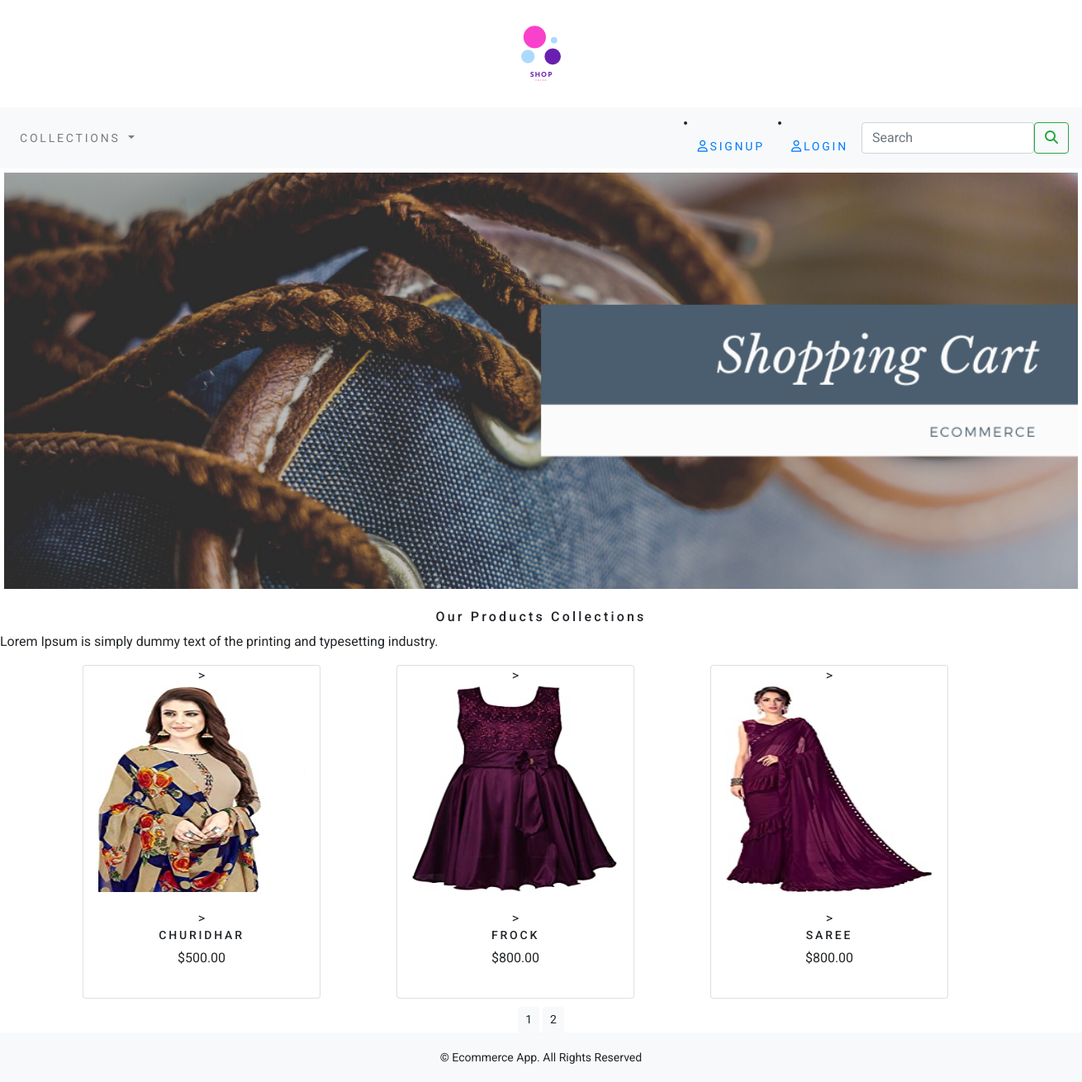
The page / on the database its author committed.
### ecommerceapp/models.py (models this page shows, shortened)
class Product(models.Model):
    name=models.CharField(max_length=250,unique=True)
    slug = models.SlugField(max_length=250, unique=True)
    desc = models.TextField(blank=True)
    image = models.ImageField(upload_to='product', blank=True)
    category=models.ForeignKey(Category,on_delete=models.CASCADE)
    price=models.DecimalField(max_digits=10,decimal_places=2)
    stock=models.IntegerField()
    available=models.BooleanField(default=True)
    created=models.DateTimeField(auto_now=True)
    updated=models.DateTimeField(auto_now=True)
    class Meta:
        ordering = ('name',)
        verbose_name = 'product',
        verbose_name_plural = 'products'
    def get_url(self):
        return reverse("ecommerceapp:ProdCatDetail",args=[self.category.slug,self.slug])

### ecommerceapp/views.py (the view)
# urls.py: path('',views.allProdCat,name='allProdCat'),
def allProdCat(request,c_slug=None):
    c_page=None
    products_list=None
    if c_slug!=None:
        c_page=get_object_or_404(Category,slug=c_slug)
        products_list=Product.objects.filter(category=c_page,available=True)
    else:
        products_list=Product.objects.all().filter(available=True)
    paginator=Paginator(products_list,3)
    try:
        page=int(request.GET.get('page','1'))
    except:
         page=1
    try:
        products=paginator.page(page)
    except(EmptyPage,InvalidPage):
         products=paginator.page(paginator.num_pages)
    return render(request,'category.html',{'category':c_page,'products':products})

### cart/context_processors.py (called while the page is built)
def counter(request):
    item_count=0
    if 'admin' in request.path:
        return  {}
    else:
        try:
            cart=Cart.objects.filter(cart_id=_cart_id(request))
            cart_items=CartItem.objects.all().filter(cart=cart[:1])
            for cart_item in cart_items:
                item_count +=cart_item.quantity
        except Cart.DoesNotExist:
            item_count=0
        return dict(item_count=item_count)

### cart/views.py (called while the page is built)
def _cart_id(request):
    cart=request.session.session_key
    if not cart:
        cart=request.session.create()
    return cart

### ecommerceapp/context_processors.py (called while the page is built)
def menu_links(request):
    links=Category.objects.all()
    return dict(links=links)

### ecommerceapp/models.py (called while the page is built)
    def get_url(self):
        return reverse("ecommerceapp:products_by_category",args=[self.slug])

### templates/category.html (shortened to what this page needs)
{% extends 'base.html' %}
{% load static %}
{% block content %}
<div class="mx-auto">
        {% if category %}
            <img class="my_image" src="{{category.image.url}}" alt="{{category.name}}">
</div><br>
<div>
    <h1 class="text-center my_title">{{category.name}}</h1>
    <p class="text-justify">{{category.desc}}</p>
</div>
{% else %}
<div>
    <center><img class="my_image my_image_padding" src="{% static 'img/banner.png' %}" style="width:1300px;" alt=""></center>
</div>
<br>
<div>
    <h1 class="text-center my_title">Our Products Collections</h1>
    <p class="text-justify">Lorem Ipsum is simply dummy text of the printing and typesetting industry. </p>
</div>
{% endif %}
<div class="container">
    <div class="row max-auto">
        {% for product in products.object_list %}
        <div class="my_bottom_margin col-9 col-sm-12 col-md-4 col-lg-4">
            <div class="card text-center" style="width:18rem;">>
                <a href="{{product.get_url}}"><img class="card-img-top my_image" src="{{product.image.url}}" alt="{{product.name}}" style="width:250px;height:250px;"></a>
                 <div class="card-body">>
                    <h4>{{product.name}}</h4>
                    <p>${{product.price}}</p>
                </div>
            </div>
        </div>
        {% endfor %}
    </div>
    <div class="mx-auto">
<div class="text-center">
        {% for pg in products.paginator.page_range %}
        <a href="?page={{pg}}" class="btn btn-light btn-sm {% if products.number == pg %} activate {% endif %}">{{pg}}</a>
        {% endfor %}
</div>
    </div>
</div>
{% endblock %}

### templates/base.html (shortened to what this page needs)
{% load static %}
<!DOCTYPE html>
<html lang="en">
<head>
    <link rel="stylesheet" href="{% static 'css/bootstrap.min.css' %}">
    <link rel="stylesheet" href="{% static 'css/custom.css' %}">
</head>
<body>
<div>
    {% include 'header.html' %}
    {% include 'nav.html' %}
    {% block content %}
    {% endblock %}
</div>
{% include 'footer.html' %}
</body>
</html>

### templates/header.html
{% load static %}
<div>
    <center>
        <img src="{% static 'img/shop.png' %}" alt='logo'>
    </center>
</div>

### templates/nav.html (shortened to what this page needs)
<nav class="navbar navbar-expand-lg navbar-light bg-light">
  <div class="collapse navbar-collapse" id="navbarSupportedContent">
    <ul class="navbar-nav mr-auto">
      <li class="nav-item dropdown">
        <a class="nav-link dropdown-toggle" href="#" id="navbarDropdown" role="button" data-toggle="dropdown" aria-haspopup="true" aria-expanded="false">
          Collections
        </a>
      </li>
      </ul >
          {% if user.is_authenticated %}
          <li>Hai {{user.username}}</li>
          <li class="nav-item active"><a class="nav-link" href="{% url 'accounts:logout' %}"><i class="far fa-user"></i>Logout</a></li>
          {% else %}
    <li class="nav-item active">
    <a class="nav-link" href="{% url 'accounts:register' %}"><i class="far fa-user"></i>signup</a>
</li>
    <li class="nav-item active">
    <a class="nav-link" href="{% url 'accounts:login' %}"><i class="far fa-user"></i>Login</a>
          {% endif %}
</li>
<form class="d-flex" action="{% url 'search_app:searchResult' %}" method="get">
        <input class="form-control me-2" type="search" placeholder="Search" aria-label="Search" name="q">
        <button class="btn btn-outline-success" type="submit"><i class="fas fa-search"></i></button>
      </form>
      </div>
    </div>

### templates/footer.html
<div class="footer navbar-fixed-bottom my_footer">
    <p class="text-center">&copy; Ecommerce App. All Rights Reserved</p>
</div>

### static/css/custom.css (style rules this page uses)
body { font-family: 'Roboto', sans-serif; }
.nav-item { letter-spacing: .2em; font-size: 14px; text-transform: uppercase; }
.my_footer { background-color: #f8f9fa; height: 60px; }
.my_footer p { padding-top: 20px; font-size: 14px; }
.my_image { width:100%; height:auto; }
.my_title { font-size:16px; text-transform=uppercase; letter-spacing:.2em; }
.my_image_padding { padding-top:5px; }
.my_bottom_margin { margin-bottom:10px; }
.card-body h4 { font-size:14px; text-transform:uppercase; letter-spacing:.2em; }

### rows shown on the page
Product: image (picture), name "CHURIDHAR", price "500.00"
Product: image (picture), name "FROCK", price "800.00"
Product: image (picture), name "SAREE", price "800.00"

### other values the page prints
{{ pg }} "1" "2"
